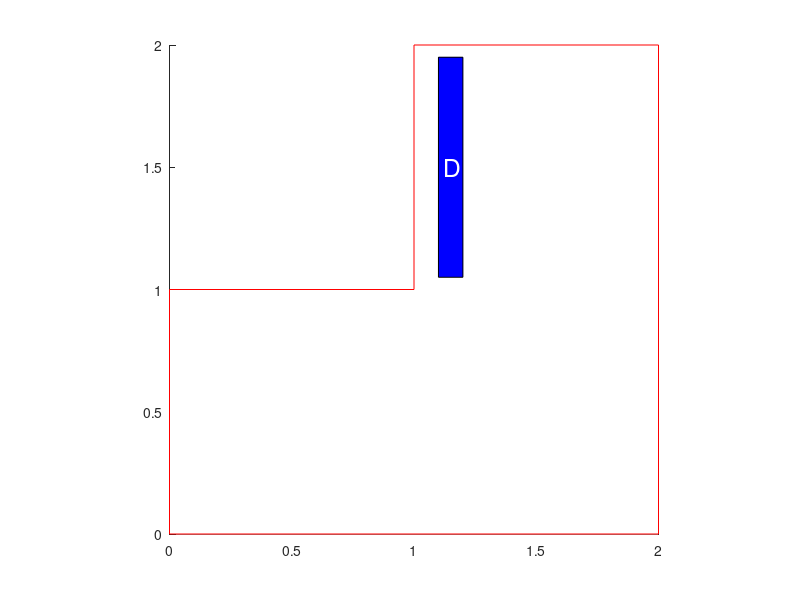

Write MATLAB code to recreate this figure.
clear all; clc;
heatX  = 1.5; %coord for center of heater
heatY  = 0.15;
heatdx = 0.45; %half width of heater
heatdy = 0.05;
winX   = 1.15; %coord for center of window
winY   = 1.5;
windx  = 0.05; %half width of window
windy  = 0.45;
senX   = 0.1; %coord for center of sensor
senY   = 0.5;  %it varies in search of the optimal
sendx  = 0.05;  %half width of sensor
sendy  = 0.05;
roomCornersCoord = [0,0,1,1,2,2,0,1,1,2,2,0]; % first x then y
wantRefinedMesh  = 0; %refine act-dist of mesh more, 1 yes 0 no 
a = 1; % not sure what these values represent
c = 1;
f = 0; % dummy f , later defined properly
disturbStrength = 2000;
actStrength = 1;
stateWeightInCost   = 1000;
controlWeightInCost = 1;
stateWeightInSen    = 1;
disturbWeightInSen  = 1;
refineActSen        = 0;
wantRefinedMesh     = 0;

resolution = 0.05; % distance between adjacent points in simulation
senXPos = sendx:resolution:2-sendx; %possible sensor x coordinates
senYPos = sendy:resolution:2-sendy; %possible sensor y coordinates
h2scores = zeros(length(senXPos),length(senYPos));
% 
% %[p,e,t] = getMesh(heatX,heatY,heatdx,heatdy,...
%     winX ,winY ,windx ,windy ,...
%     senX ,senY ,sendx ,sendy ,...
%     roomCornersCoord,wantRefinedMesh,refineActSen);
 
clf;
hold on;    
%pdemesh(p,e,t);
room = fill([0,0,1,1,2,2],[0,1,1,2,2,0],'w');
set(room,'EdgeColor',[1,0,0]);
fill([winX-windx,winX-windx,winX+windx,winX+windx],[winY-windy,winY+windy,winY+windy,winY-windy],'b');
%fill([heatX-heatdx,heatX-heatdx,heatX+heatdx,heatX+heatdx],[heatY-heatdy,heatY+heatdy,heatY+heatdy,heatY-heatdy],'r');
%fill([senX-sendx,senX-sendx,senX+sendx,senX+sendx],[senY-sendy,senY+sendy,senY+sendy,senY-sendy],'k');
text(winX-0.03, winY, 'D', 'Color', [1,1,1],'FontSize', 18);
%text(heatX-0.03, heatY, 'A', 'Color', [1,1,1],'FontSize', 18);
%text(senX-0.03, senY, 'S', 'Color', [1,1,1],'FontSize', 18);
axis square;
hold off;

